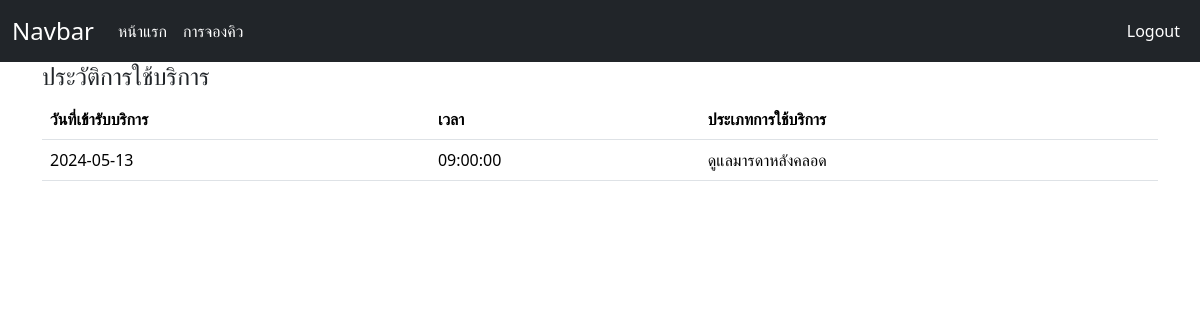
The app's page /cus_History.php (signed in) with its own data.
### tables this page shows
CREATE TABLE `booking` (
  `b_id` int(6) NOT NULL,
  `b_time` time NOT NULL,
  `b_date` date NOT NULL,
  `u_name` varchar(15) NOT NULL,
  `qt_id` int(10) NOT NULL,
  `s_id` tinyint(4) NOT NULL,
  `cus_id` int(10) NOT NULL
);

CREATE TABLE `service` (
  `s_id` tinyint(4) NOT NULL,
  `s_name` varchar(100) NOT NULL
);

### cus_History.php (the view, shortened to what this page needs)
<?php
if (isset($_SESSION["valid_uname"]) && isset($_SESSION["valid_upass"]) && isset($_SESSION["valid_utype"])) {
    include 'module/connect.php';
    $u_name = $_SESSION['valid_uname'];
    $sql = "SELECT booking.b_date, booking.b_time, service.s_name FROM booking
            JOIN service ON booking.s_id = service.s_id
            WHERE booking.u_name = '$u_name'";
    $result = mysqli_query($conn, $sql) or die("Error in query: $sql " . mysqli_error($conn));
?>
<!DOCTYPE html>
<html lang="en">
<head>
</head>
<body>
<?php include 'component/user_nav.php'; ?>
<div class="container">
    <div class="header">
        <h4>ประวัติการใช้บริการ</h4>
    </div>
    <table class="table">
        <thead>
            <tr>
                <th>วันที่เข้ารับบริการ</th>
                <th>เวลา</th>
                <th>ประเภทการใช้บริการ</th>
            </tr>
        </thead>
        <tbody>
            <?php
            if (mysqli_num_rows($result) > 0) {
                while ($rs = mysqli_fetch_array($result)) {
            ?>
                    <tr>
                        <td><?php echo $rs['b_date']; ?></td>
                        <td><?php echo $rs['b_time']; ?></td>
                        <td><?php echo $rs['s_name']; ?></td>
                    </tr>
            <?php
                }
            } else {
                echo "<tr><td colspan='3'>ไม่มีข้อมูล</td></tr>";
            }
            ?>
        </tbody>
    </table>
</div>
</body>
</html>
<?php
} else {
    echo "<script> alert('Please Login'); window.location='frm_login.php';</script>";
    exit();
}
?>

### records on screen
booking: b_date "2024-05-13", b_time "09:00:00", s.s_name "ดูแลมารดาหลังคลอด"
